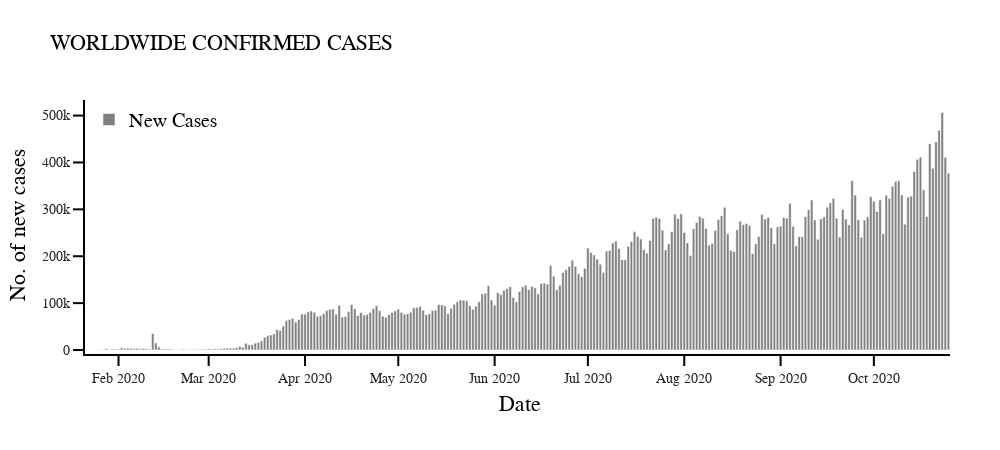

Write notebook code for a chart like this one.
### Code cell
fig = go.Figure(
    data=[go.Bar(x=day_wise['Date'],y=day_wise['New cases'],marker_color='grey',name='New Cases'
               )]
   )
fig.update_layout(template='simple_white',showlegend=True)

fig.update_layout(
    hoverlabel=dict(
        bgcolor="white", 
        font_size=15, 
        font_family="Rockwell"
    )
)
fig.update_layout(
    legend=dict(
        x=0,
        y=1,
        traceorder="reversed",
        title_font_family="Rockwell",
        font=dict(
            family="Rockwell",
            size=20,
            color="black"
        ),
       
    )
)
fig.update_layout(hovermode='x unified',
                  autosize=False,
                  width=1000,
                  height=450,
                  margin=dict(
                      l=50,
                      r=50,
                      b=100,
                      t=100,
                      pad=4
                  ),
                  paper_bgcolor="white"
                 )
fig.update_layout(title='WORLDWIDE CONFIRMED CASES',
                  title_font_family='Rockwell',
                  title_font_color='black',
                  title_font_size=22)
fig.update_xaxes(title_text='Date',
                 title_font_family='Rockwell',
                 title_font_color='black',
                 title_font_size=22,
                 ticks="outside", 
                 tickwidth=2, 
                 tickcolor='black', 
                 ticklen=10,
                 tickfont_size=14,
                 tickfont_family='Rockwell ',
                 showline=True, 
                 linewidth=2, 
                 linecolor='black'
                )
fig.update_yaxes(title_text='No. of new cases',
                 title_font_family='Rockwell',
                 title_font_color='black',
                 title_font_size=22,
                 ticks="outside", 
                 tickwidth=2, 
                 tickcolor='black', 
                 ticklen=10,
                 tickfont_size=14,
                 tickfont_family='Rockwell',
                 showline=True, 
                 linewidth=2, 
                 linecolor='black')

fig.show()

### Figure 1 — Plotly figure (JSON) as saved in the notebook; plotly's stock layout.template omitted (floating-point values rounded to 4 significant figures; data arrays with more than 128 entries replaced by an {"elided": "..."} marker saying what was removed)
{"data": [{"marker": {"color": "grey"}, "name": "New Cases", "type": "bar", "x": {"elided": "277 str values"}, "y": {"elided": "277 int values"}}], "layout": {"autosize": false, "height": 450, "hoverlabel": {"bgcolor": "white", "font": {"family": "Rockwell", "size": 15}}, "hovermode": "x unified", "legend": {"font": {"color": "black", "family": "Rockwell", "size": 20}, "title": {"font": {"family": "Rockwell"}}, "traceorder": "reversed", "x": 0, "y": 1}, "margin": {"b": 100, "l": 50, "pad": 4, "r": 50, "t": 100}, "paper_bgcolor": "white", "showlegend": true, "title": {"font": {"color": "black", "family": "Rockwell", "size": 22}, "text": "WORLDWIDE CONFIRMED CASES"}, "width": 1000, "xaxis": {"linecolor": "black", "linewidth": 2, "showline": true, "tickcolor": "black", "tickfont": {"family": "Rockwell ", "size": 14}, "ticklen": 10, "ticks": "outside", "tickwidth": 2, "title": {"font": {"color": "black", "family": "Rockwell", "size": 22}, "text": "Date"}}, "yaxis": {"linecolor": "black", "linewidth": 2, "showline": true, "tickcolor": "black", "tickfont": {"family": "Rockwell", "size": 14}, "ticklen": 10, "ticks": "outside", "tickwidth": 2, "title": {"font": {"color": "black", "family": "Rockwell", "size": 22}, "text": "No. of new cases"}}}}
